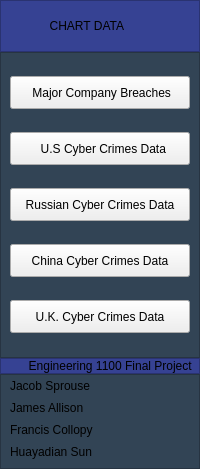
     <widget class="QWidget" name="left_menu_widget" native="true">
      <property name="sizePolicy">
       <sizepolicy hsizetype="Preferred" vsizetype="Expanding">
        <horstretch>0</horstretch>
        <verstretch>0</verstretch>
       </sizepolicy>
      </property>
      <property name="minimumSize">
       <size>
        <width>0</width>
        <height>0</height>
       </size>
      </property>
      <property name="maximumSize">
       <size>
        <width>16777215</width>
        <height>11677215</height>
       </size>
      </property>
      <property name="styleSheet">
       <string notr="true">#left_menu_widget{
background-color: rgb(50, 68, 85);
}</string>
      </property>
      <layout class="QVBoxLayout" name="verticalLayout">
       <property name="spacing">
        <number>0</number>
       </property>
       <property name="leftMargin">
        <number>0</number>
       </property>
       <property name="topMargin">
        <number>0</number>
       </property>
       <property name="rightMargin">
        <number>0</number>
       </property>
       <property name="bottomMargin">
        <number>0</number>
       </property>
       <item alignment="Qt::AlignTop">
        <widget class="QFrame" name="frame_6">
         <property name="sizePolicy">
          <sizepolicy hsizetype="Preferred" vsizetype="Preferred">
           <horstretch>0</horstretch>
           <verstretch>0</verstretch>
          </sizepolicy>
         </property>
         <property name="minimumSize">
          <size>
           <width>0</width>
           <height>52</height>
          </size>
         </property>
         <property name="maximumSize">
          <size>
           <width>16777215</width>
           <height>41</height>
          </size>
         </property>
         <property name="styleSheet">
          <string notr="true">#frame_6, #label, #label_15{
background-color: rgb(54, 66, 147);
}</string>
         </property>
         <property name="frameShape">
          <enum>QFrame::StyledPanel</enum>
         </property>
         <property name="frameShadow">
          <enum>QFrame::Raised</enum>
         </property>
         <layout class="QHBoxLayout" name="horizontalLayout_2">
          <property name="spacing">
           <number>0</number>
          </property>
          <property name="leftMargin">
           <number>6</number>
          </property>
          <property name="topMargin">
           <number>0</number>
          </property>
          <property name="rightMargin">
           <number>0</number>
          </property>
          <property name="bottomMargin">
           <number>0</number>
          </property>
          <item>
           <widget class="QLabel" name="label_15">
            <property name="sizePolicy">
             <sizepolicy hsizetype="Preferred" vsizetype="Preferred">
              <horstretch>0</horstretch>
              <verstretch>0</verstretch>
             </sizepolicy>
            </property>
            <property name="minimumSize">
             <size>
              <width>36</width>
              <height>36</height>
             </size>
            </property>
            <property name="maximumSize">
             <size>
              <width>36</width>
              <height>36</height>
             </size>
            </property>
            <property name="text">
             <string/>
            </property>
            <property name="pixmap">
             <pixmap resource="../imgs/Images.qrc">:/Buttons/analysis.png</pixmap>
            </property>
            <property name="scaledContents">
             <bool>true</bool>
            </property>
           </widget>
          </item>
          <item>
           <widget class="QLabel" name="label">
            <property name="sizePolicy">
             <sizepolicy hsizetype="Preferred" vsizetype="Preferred">
              <horstretch>0</horstretch>
              <verstretch>0</verstretch>
             </sizepolicy>
            </property>
            <property name="maximumSize">
             <size>
              <width>16777215</width>
              <height>40</height>
             </size>
            </property>
            <property name="text">
             <string>  CHART DATA</string>
            </property>
           </widget>
          </item>
         </layout>
        </widget>
       </item>
       <item>
        <widget class="QFrame" name="frame_3">
         <property name="sizePolicy">
          <sizepolicy hsizetype="Preferred" vsizetype="Expanding">
           <horstretch>0</horstretch>
           <verstretch>0</verstretch>
          </sizepolicy>
         </property>
         <property name="minimumSize">
          <size>
           <width>0</width>
           <height>306</height>
          </size>
         </property>
         <property name="maximumSize">
          <size>
           <width>16777215</width>
           <height>16777215</height>
          </size>
         </property>
         <property name="styleSheet">
          <string notr="true">#frame_3{
background-color: rgb(50, 68, 85);
}</string>
         </property>
         <property name="frameShape">
          <enum>QFrame::StyledPanel</enum>
         </property>
         <property name="frameShadow">
          <enum>QFrame::Raised</enum>
         </property>
         <layout class="QVBoxLayout" name="verticalLayout_2">
          <property name="spacing">
           <number>0</number>
          </property>
          <property name="topMargin">
           <number>0</number>
          </property>
          <property name="bottomMargin">
           <number>0</number>
          </property>
          <item>
           <widget class="QPushButton" name="company_cloud_breaches_button">
            <property name="enabled">
             <bool>true</bool>
            </property>
            <property name="sizePolicy">
             <sizepolicy hsizetype="Minimum" vsizetype="Preferred">
              <horstretch>0</horstretch>
              <verstretch>0</verstretch>
             </sizepolicy>
            </property>
            <property name="maximumSize">
             <size>
              <width>16777215</width>
              <height>33</height>
             </size>
            </property>
            <property name="styleSheet">
             <string notr="true"/>
            </property>
            <property name="text">
             <string> Major Company Breaches</string>
            </property>
            <property name="icon">
             <iconset resource="../imgs/Images.qrc">
              <normaloff>:/Buttons/cloud.png</normaloff>:/Buttons/cloud.png</iconset>
            </property>
            <property name="iconSize">
             <size>
              <width>30</width>
              <height>30</height>
             </size>
            </property>
           </widget>
          </item>
          <item>
           <widget class="QPushButton" name="us_cloud_breaches_button">
            <property name="sizePolicy">
             <sizepolicy hsizetype="Minimum" vsizetype="Preferred">
              <horstretch>0</horstretch>
              <verstretch>0</verstretch>
             </sizepolicy>
            </property>
            <property name="maximumSize">
             <size>
              <width>16777215</width>
              <height>33</height>
             </size>
            </property>
            <property name="text">
             <string>  U.S Cyber Crimes Data</string>
            </property>
            <property name="icon">
             <iconset resource="../imgs/Images.qrc">
              <normaloff>:/Buttons/icons8-united-states-30.png</normaloff>:/Buttons/icons8-united-states-30.png</iconset>
            </property>
            <property name="iconSize">
             <size>
              <width>30</width>
              <height>30</height>
             </size>
            </property>
           </widget>
          </item>
          <item>
           <widget class="QPushButton" name="russian_cloud_breaches_button">
            <property name="sizePolicy">
             <sizepolicy hsizetype="Minimum" vsizetype="Preferred">
              <horstretch>0</horstretch>
              <verstretch>0</verstretch>
             </sizepolicy>
            </property>
            <property name="maximumSize">
             <size>
              <width>16777215</width>
              <height>33</height>
             </size>
            </property>
            <property name="text">
             <string>Russian Cyber Crimes Data</string>
            </property>
            <property name="icon">
             <iconset resource="../imgs/Images.qrc">
              <normaloff>:/Buttons/icons8-russia-100.png</normaloff>:/Buttons/icons8-russia-100.png</iconset>
            </property>
            <property name="iconSize">
             <size>
              <width>30</width>
              <height>30</height>
             </size>
            </property>
           </widget>
          </item>
          <item>
           <widget class="QPushButton" name="china_cloud_breaches_button">
            <property name="sizePolicy">
             <sizepolicy hsizetype="Minimum" vsizetype="Preferred">
              <horstretch>0</horstretch>
              <verstretch>0</verstretch>
             </sizepolicy>
            </property>
            <property name="maximumSize">
             <size>
              <width>16777215</width>
              <height>33</height>
             </size>
            </property>
            <property name="text">
             <string>China Cyber Crimes Data</string>
            </property>
            <property name="icon">
             <iconset resource="../imgs/Images.qrc">
              <normaloff>:/Buttons/icons8-china-100.png</normaloff>:/Buttons/icons8-china-100.png</iconset>
            </property>
            <property name="iconSize">
             <size>
              <width>30</width>
              <height>30</height>
             </size>
            </property>
           </widget>
          </item>
          <item>
           <widget class="QPushButton" name="uk_cloud_breaches_button">
            <property name="sizePolicy">
             <sizepolicy hsizetype="Minimum" vsizetype="Preferred">
              <horstretch>0</horstretch>
              <verstretch>0</verstretch>
             </sizepolicy>
            </property>
            <property name="maximumSize">
             <size>
              <width>16777215</width>
              <height>33</height>
             </size>
            </property>
            <property name="text">
             <string>U.K. Cyber Crimes Data</string>
            </property>
            <property name="icon">
             <iconset resource="../imgs/Images.qrc">
              <normaloff>:/Buttons/icons8-united-kingdom-48.png</normaloff>:/Buttons/icons8-united-kingdom-48.png</iconset>
            </property>
            <property name="iconSize">
             <size>
              <width>30</width>
              <height>30</height>
             </size>
            </property>
           </widget>
          </item>
         </layout>
        </widget>
       </item>
       <item>
        <widget class="QFrame" name="frame_4">
         <property name="sizePolicy">
          <sizepolicy hsizetype="Preferred" vsizetype="Expanding">
           <horstretch>0</horstretch>
           <verstretch>0</verstretch>
          </sizepolicy>
         </property>
         <property name="maximumSize">
          <size>
           <width>16777215</width>
           <height>54</height>
          </size>
         </property>
         <property name="styleSheet">
          <string notr="true">#frame_4, #label_16, #label_2{
	background-color: rgb(54, 66, 147);
}

</string>
         </property>
         <property name="frameShape">
          <enum>QFrame::StyledPanel</enum>
         </property>
         <property name="frameShadow">
          <enum>QFrame::Raised</enum>
         </property>
         <layout class="QHBoxLayout" name="horizontalLayout_8">
          <property name="spacing">
           <number>0</number>
          </property>
          <property name="leftMargin">
           <number>6</number>
          </property>
          <property name="topMargin">
           <number>0</number>
          </property>
          <property name="rightMargin">
           <number>6</number>
          </property>
          <property name="bottomMargin">
           <number>0</number>
          </property>
          <item>
           <widget class="QLabel" name="label_16">
            <property name="maximumSize">
             <size>
              <width>26</width>
              <height>29</height>
             </size>
            </property>
            <property name="text">
             <string/>
            </property>
            <property name="pixmap">
             <pixmap resource="../imgs/Images.qrc">:/Buttons/python-logo-only.png</pixmap>
            </property>
            <property name="scaledContents">
             <bool>true</bool>
            </property>
           </widget>
          </item>
          <item>
           <widget class="QLabel" name="label_2">
            <property name="sizePolicy">
             <sizepolicy hsizetype="Preferred" vsizetype="Expanding">
              <horstretch>0</horstretch>
              <verstretch>0</verstretch>
             </sizepolicy>
            </property>
            <property name="maximumSize">
             <size>
              <width>265</width>
              <height>25</height>
             </size>
            </property>
            <property name="text">
             <string>  Engineering 1100 Final Project</string>
            </property>
           </widget>
          </item>
         </layout>
        </widget>
       </item>
       <item>
        <widget class="QFrame" name="frame_5">
         <property name="sizePolicy">
          <sizepolicy hsizetype="Preferred" vsizetype="Preferred">
           <horstretch>0</horstretch>
           <verstretch>0</verstretch>
          </sizepolicy>
         </property>
         <property name="maximumSize">
          <size>
           <width>16777215</width>
           <height>16777215</height>
          </size>
         </property>
         <property name="styleSheet">
          <string notr="true">#frame_5, QLabel{
background-color: rgb(50, 68, 85);
}</string>
         </property>
         <property name="frameShape">
          <enum>QFrame::StyledPanel</enum>
         </property>
         <property name="frameShadow">
          <enum>QFrame::Raised</enum>
         </property>
         <property name="lineWidth">
          <number>0</number>
         </property>
         <layout class="QVBoxLayout" name="verticalLayout_3">
          <property name="spacing">
           <number>8</number>
          </property>
          <property name="topMargin">
           <number>4</number>
          </property>
          <item>
           <widget class="QLabel" name="label_3">
            <property name="sizePolicy">
             <sizepolicy hsizetype="Preferred" vsizetype="Expanding">
              <horstretch>0</horstretch>
              <verstretch>0</verstretch>
             </sizepolicy>
            </property>
            <property name="maximumSize">
             <size>
              <width>16777215</width>
              <height>16777215</height>
             </size>
            </property>
            <property name="text">
             <string>Jacob Sprouse</string>
            </property>
           </widget>
          </item>
          <item>
           <widget class="QLabel" name="label_6">
            <property name="sizePolicy">
             <sizepolicy hsizetype="Preferred" vsizetype="Expanding">
              <horstretch>0</horstretch>
              <verstretch>0</verstretch>
             </sizepolicy>
            </property>
            <property name="text">
             <string>James Allison</string>
            </property>
           </widget>
          </item>
          <item>
           <widget class="QLabel" name="label_4">
            <property name="sizePolicy">
             <sizepolicy hsizetype="Preferred" vsizetype="Expanding">
              <horstretch>0</horstretch>
              <verstretch>0</verstretch>
             </sizepolicy>
            </property>
            <property name="text">
             <string>Francis Collopy</string>
            </property>
           </widget>
          </item>
          <item>
           <widget class="QLabel" name="label_5">
            <property name="sizePolicy">
             <sizepolicy hsizetype="Preferred" vsizetype="Expanding">
              <horstretch>0</horstretch>
              <verstretch>0</verstretch>
             </sizepolicy>
            </property>
            <property name="text">
             <string>Huayadian Sun</string>
            </property>
           </widget>
          </item>
         </layout>
        </widget>
       </item>
      </layout>
     </widget>
